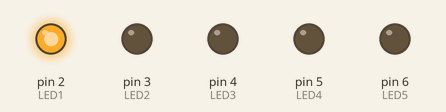
A sketch run on a simulated Arduino Uno, built with avr-gcc and run on an emulated ATmega328P. On the bench: output pins drawn as LEDs (lit = HIGH).

Above: at 0.02 s.
At 1.62 s:
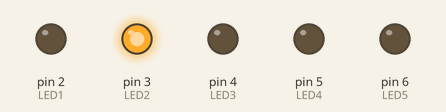
At 3.22 s:
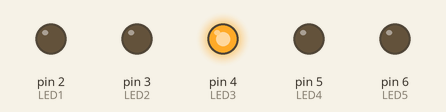
At 5.22 s:
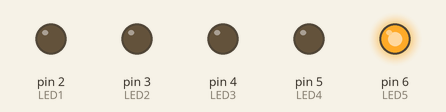
At 7.22 s:
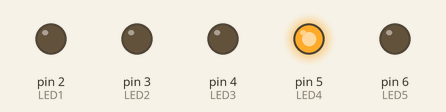
At 14.37 s:
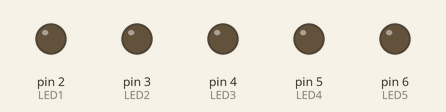
Timing chart, 0 to 14.7 s (numbered marks = the images above):
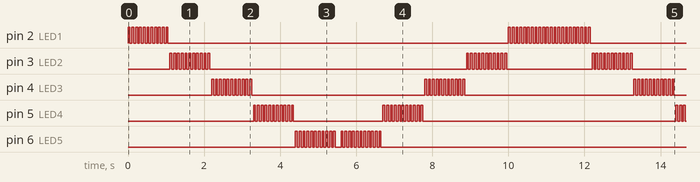

The sketch:

Ornek-Proje1.ino
```cpp
/*
* Örnek 1 - Ledler ile Eğlence
* Kullanılacak Komponentler:
*   Breadboard üzerine 5 farklı renkte led bağlayın.
* Uygulamalar:
*   A - Tüm ledleri aynı anda yakıp söndürün
*   B - Ledleri sıra ile yakıp söndürün ( önce 1 sonra 2,3,4,5 ve geriye doğru 5,4,3,2,1) şeklinde.
*   C - Ledleri sıra sıra 10'ar kere yakıp söndürün ( önce 1. led 10 kere yanıp sönecek, sonra 2. led, sonra 3. led, ... sonra geriye doğru dön).
*
* Yazar: dezarto
* Tarih: 09.06.2023
*
*/

#define LED1 2
#define LED2 3
#define LED3 4
#define LED4 5
#define LED5 6

void setup() {
  pinMode(LED1, OUTPUT);
  pinMode(LED2, OUTPUT);
  pinMode(LED3, OUTPUT);
  pinMode(LED4, OUTPUT);
  pinMode(LED5, OUTPUT);
}

void loop() {
  // Soru 1 Başlangıç
  /*
  digitalWrite(LED1, HIGH);
  digitalWrite(LED2, HIGH);
  digitalWrite(LED3, HIGH);
  digitalWrite(LED4, HIGH);
  digitalWrite(LED5, HIGH);

  delay(1000);

  digitalWrite(LED1, LOW);
  digitalWrite(LED2, LOW);
  digitalWrite(LED3, LOW);
  digitalWrite(LED4, LOW);
  digitalWrite(LED5, LOW);

  delay(1000);
  */
  // Soru 1 Bitiş

  // Soru 2 Başlangıç

  // 1. Yol Başlangıç
  /*
  digitalWrite(LED1, HIGH);
  delay(500);
  digitalWrite(LED2, HIGH);
  delay(500);
  digitalWrite(LED3, HIGH);
  delay(500);
  digitalWrite(LED4, HIGH);
  delay(500);
  digitalWrite(LED5, HIGH);

  delay(1000);

  digitalWrite(LED5, LOW);
  delay(500);
  digitalWrite(LED4, LOW);
  delay(500);
  digitalWrite(LED3, LOW);
  delay(500);
  digitalWrite(LED2, LOW);
  delay(500);
  digitalWrite(LED1, LOW);

  delay(1000);
  */
  // 1. Yol Bitiş
  // 2. Yol Başlangıç
  /*
  for (int i = 2; i <= 6; i++) {
    digitalWrite(i, HIGH);
    delay(50);
  }

  for (int i = 6; i >= 2; i--) {
    digitalWrite(i, LOW);
    delay(50);
  }
  delay(50);
  */
  // 2. Yol Bitiş
  // Soru 2 Bitiş

  // Soru 3 Başlangıç
  for (int a = 2; a <= 6; a++) {
    for (int i = 0; i <= 10; i++) {
      digitalWrite(a, HIGH);
      delay(50);
      digitalWrite(a, LOW);
      delay(50);
    }
  }
  delay(100);
  for (int a = 6; a >= 2; a--) {
    for (int i = 0; i <= 10; i++) {
      digitalWrite(a, HIGH);
      delay(50);
      digitalWrite(a, LOW);
      delay(50);
    }
  }
  // Soru 3 Bitiş
}
```

Measured:
- by itself, pin 2 (LED1): repeats every 11.1 s: HIGH 0.05 s, LOW 9.0 s, 21 × (HIGH 0.05 s, LOW 0.05 s)
- by itself, pin 4 (LED3): repeats every 5.6 s: HIGH 0.05 s, LOW 4.6 s, 10 × (HIGH 0.05 s, LOW 0.05 s)
- by itself, pin 3 (LED2): repeats every 11.1 s: HIGH 0.05 s, LOW 6.8 s, 10 × (HIGH 0.05 s, LOW 0.05 s), HIGH 0.05 s, LOW 2.3 s, 10 × (HIGH 0.05 s, LOW 0.05 s)
- by itself, pin 5 (LED4): repeats every 11.1 s: HIGH 0.05 s, LOW 2.4 s, 10 × (HIGH 0.05 s, LOW 0.05 s), HIGH 0.05 s, LOW 6.7 s, 10 × (HIGH 0.05 s, LOW 0.05 s)
